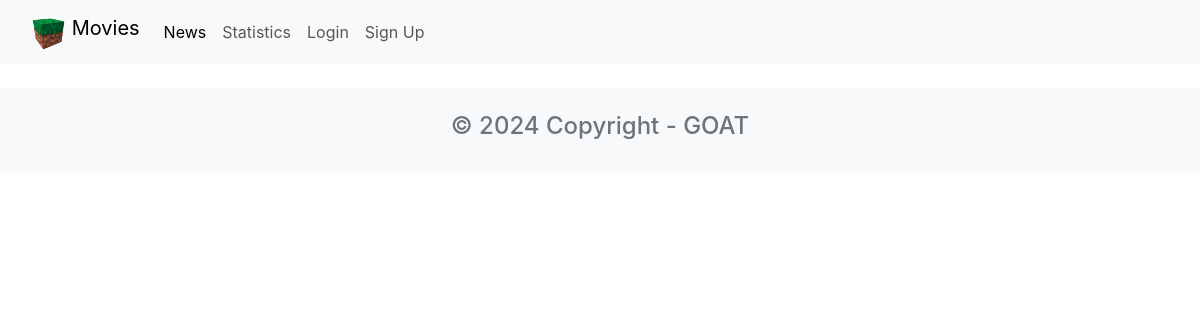
The page /news/ on the database as committed earlier.
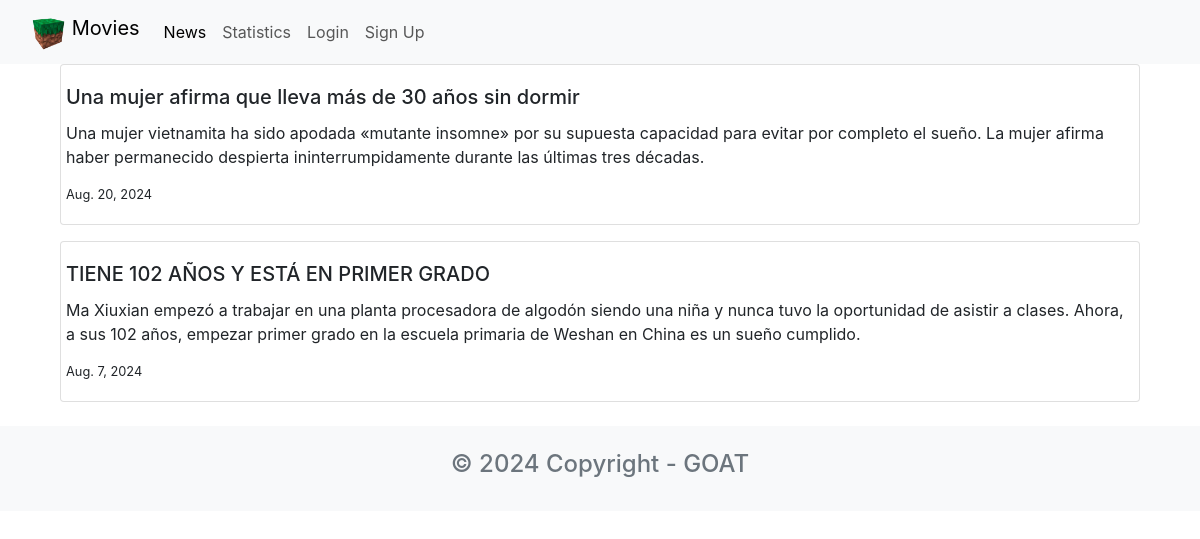
The same page on the database as committed later.
### news/models.py (models this page shows, shortened)
class News(models.Model):
    headline = models.CharField(max_length=200)
    body = models.TextField()
    date= models.DateField()

### news/views.py (the view)
# urls.py: path('news/', include('news.urls')),
def news(request):
    newss= News.objects.all().order_by('-date')
    return render(request, 'news.html',{'newss':newss})

### news/templates/news.html (shortened to what this page needs)
{% extends 'base.html' %}
{% block content %}
<head>
    <link rel="stylesheet" href="https://cdn.jsdelivr.net/npm/bootstrap@4.3.1/dist/css/bootstrap.min.css">
</head>
<div class="container">
    {% for news in newss %}
    <div class="card mb-3">
        <div class="row g-0">
        <div>
                <div class="card-body">
                    <h5 class="card-title">{{news.headline}}</h5>
                    <p class="card-text">{{news.body}}</p>
                    <p class="card-text"><small class="text-body-secondarymuted">{{news.date}}</small></p>
                </div>
            </div>
        </div>
    </div>
    {% endfor %}
</div>
{% endblock content %}

### moviereviews/templates/base.html (shortened to what this page needs)
<head>
    <link href="https://cdn.jsdelivr.net/npm/bootstrap@5.3.3/dist/css/bootstrap.min.css" rel="stylesheet">
</head>
<nav class="navbar navbar-expand-lg bg-body-tertiary">
    <div class="container-fluid">
        <a class="navbar-brand" href="{% url 'home' %}">
            {% load static %}
            <img src="{% static 'images/home.png' %}" alt="" width="35"
height="35"
                class="d-inline-block align-text-top" />
            Movies
        </a>
        <div class="collapse navbar-collapse" id="navbarSupportedContent">
        <ul class="navbar-nav me-auto mb-2 mb-lg-0">
            <li class="nav-item">
            <a class="nav-link active" aria-current="page" href="{% url 'news' %}">News</a>
            </li>
            <li class="nav-item">
                <a class="nav-link" href="{% url 'statistics' %}">Statistics</a>
            </li>
            <li class="nav-item">
            <a class="nav-link" href="#">Login</a>
            </li>
            <li class="nav-item">
            <a class="nav-link" href="#">Sign Up</a>
            </li>
        </ul>
        </div>
    </div>
</nav>
<div class="container">
    {% block content %}
    {% endblock content %}
</div>
<footer class="text-center text-lg-start bg-light text-muted mt-4">
    <div class="container">
    <div class="row">
        <div class="text-center p-4">
        <h4>© 2024 Copyright - GOAT</h4>
        </div>
    </div>
    </div>
</footer>

Rows that differ between the two databases and show on the page:
added News: headline "Una mujer afirma que lleva más de 30 años sin dormir", body "Una mujer vietnamita ha sido apodada «mutante insomne» por su supuesta capacidad para evitar por completo el sueño. La mujer afirma haber permanecido despierta ininterrumpidamente durante las últimas tres décadas.", date "Aug. 20, 2024"
added News: headline "TIENE 102 AÑOS Y ESTÁ EN PRIMER GRADO", body "Ma Xiuxian empezó a trabajar en una planta procesadora de algodón siendo una niña y nunca tuvo la oportunidad de asistir a clases. Ahora, a sus 102 años, empezar primer grado en la escuela primaria de Weshan en China es un sueño cumplido.", date "Aug. 7, 2024"
